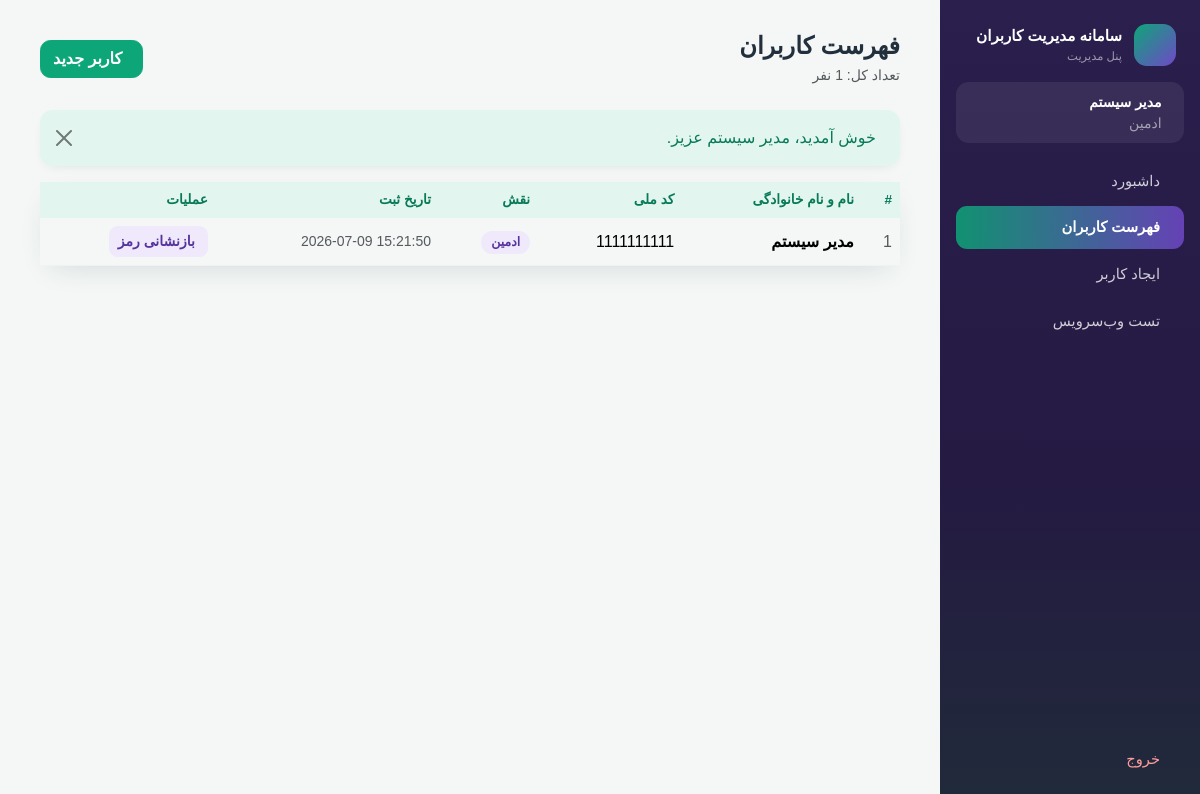
The app's page /users/list.php (signed in) with its own data.
### tables this page shows
CREATE TABLE IF NOT EXISTS `users` (
  `id` INT UNSIGNED NOT NULL AUTO_INCREMENT,
  `national_code` VARCHAR(10) NOT NULL,
  `first_name` VARCHAR(100) NOT NULL,
  `last_name` VARCHAR(100) NOT NULL,
  `password` VARCHAR(255) NOT NULL,
  `user_type` ENUM('admin','driver','operator','region') NOT NULL DEFAULT 'driver',
  `created_at` TIMESTAMP NOT NULL DEFAULT CURRENT_TIMESTAMP,
  `updated_at` TIMESTAMP NOT NULL DEFAULT CURRENT_TIMESTAMP ON UPDATE CURRENT_TIMESTAMP,
  PRIMARY KEY (`id`),
  UNIQUE KEY `uq_national_code` (`national_code`)
);

### config/db.php (called while the page is built, shortened)
<?php
function db(): PDO
{
    static $pdo = null;
    if ($pdo === null) {
        $dsn = 'mysql:host=' . DB_HOST . ';dbname=' . DB_NAME . ';charset=' . DB_CHARSET;
        try {
            $pdo = new PDO($dsn, DB_USER, DB_PASS, [
                PDO::ATTR_ERRMODE            => PDO::ERRMODE_EXCEPTION,
                PDO::ATTR_DEFAULT_FETCH_MODE => PDO::FETCH_ASSOC,
                PDO::ATTR_EMULATE_PREPARES   => false,
            ]);
        } catch (PDOException $e) {
            error_log('DB connection error: ' . $e->getMessage());
            http_response_code(500);
            exit('خطا در ارتباط با پایگاه داده. لطفاً بعداً تلاش کنید.');
        }
    }
    return $pdo;
}

### users/list.php (the view, shortened to what this page needs)
<?php
require_once __DIR__ . '/../config/db.php';
$users = [];
try {
    $users = db()->query('SELECT id, national_code, first_name, last_name, user_type, created_at FROM users ORDER BY id DESC')->fetchAll();
} catch (PDOException $e) {
    error_log('List users error: ' . $e->getMessage());
    set_flash('danger', 'خطایی در دریافت فهرست کاربران رخ داد.');
}
require __DIR__ . '/../includes/header.php';
?>
<div class="d-flex flex-wrap align-items-center justify-content-between gap-2 mb-4">
  <div>
    <h1 class="h4 fw-bold mb-1">فهرست کاربران</h1>
    <p class="text-muted small mb-0">تعداد کل: <?= e((string)count($users)) ?> نفر</p>
  </div>
  <a href="<?= BASE_URL ?>/users/create.php" class="btn btn-primary d-flex align-items-center gap-2">
    <span class="iconify" data-icon="solar:user-plus-rounded-bold"></span> کاربر جدید
  </a>
</div>
<?= render_flash() ?>
<div class="card panel-card">
  <div class="card-body p-0">
    <?php if ($users): ?>
    <div class="table-responsive">
      <table class="table table-hover align-middle mb-0">
        <thead>
          <tr>
            <th>#</th>
            <th>نام و نام خانوادگی</th>
            <th>کد ملی</th>
            <th>نقش</th>
            <th>تاریخ ثبت</th>
            <th class="text-start">عملیات</th>
          </tr>
        </thead>
        <tbody>
          <?php foreach ($users as $u): ?>
          <tr>
            <td class="text-muted"><?= e((string)$u['id']) ?></td>
            <td class="fw-bold"><?= e($u['first_name'] . ' ' . $u['last_name']) ?></td>
            <td class="ltr-text"><?= e($u['national_code']) ?></td>
            <td><span class="badge role-badge role-<?= e($u['user_type']) ?>"><?= e(user_type_label($u['user_type'])) ?></span></td>
            <td class="ltr-text text-muted small"><?= e($u['created_at']) ?></td>
            <td class="text-start">
              <a class="btn btn-sm btn-soft-purple d-inline-flex align-items-center gap-1"
                 href="<?= BASE_URL ?>/users/reset_password.php?id=<?= e((string)$u['id']) ?>">
                <span class="iconify" data-icon="solar:key-bold"></span> بازنشانی رمز
              </a>
            </td>
          </tr>
          <?php endforeach; ?>
        </tbody>
      </table>
    </div>
    <?php endif; ?>
  </div>
</div>
<?php require __DIR__ . '/../includes/footer.php'; ?>

### assets/css/style.css (style rules this page uses)
:root { --jade: #0da678; --jade-dark: #087a58; --jade-soft: #e2f6ef; --purple: #7048c8; --purple-dark: #56349e; --purple-soft: #efe9fb; --ink: #22303e; --dim: #7a8794; --surface: #f4f7f6; --card-radius: 1rem; --soft-shadow: 0 10px 30px -12px rgba(34, 48, 62, 0.18); --bs-primary: var(--jade); --bs-primary-rgb: 13, 166, 120; --bs-body-font-family: 'Vazirmatn', Tahoma, sans-serif; --bs-body-color: var(--ink); --bs-body-bg: var(--surface); }
* { font-family: 'Vazirmatn', Tahoma, sans-serif; }
body { background: var(--surface); color: var(--ink); }
.btn-primary { --bs-btn-bg: var(--jade); --bs-btn-border-color: var(--jade); --bs-btn-hover-bg: var(--jade-dark); --bs-btn-hover-border-color: var(--jade-dark); --bs-btn-active-bg: var(--jade-dark); --bs-btn-active-border-color: var(--jade-dark); --bs-btn-focus-shadow-rgb: 13, 166, 120; border-radius: .65rem; font-weight: 600; }
.btn-soft-purple { background: var(--purple-soft); color: var(--purple-dark); border: 1px solid transparent; border-radius: .55rem; font-weight: 600; }
.panel-card { border: 0; border-radius: var(--card-radius); box-shadow: var(--soft-shadow); background: #fff; }
.table thead th { background: var(--jade-soft); color: var(--jade-dark); font-weight: 700; font-size: .85rem; border: 0; white-space: nowrap; }
.table td { border-color: #f0f3f2; }
.ltr-text { direction: ltr; text-align: right; font-variant-numeric: tabular-nums; }
.role-badge { font-weight: 600; font-size: .78rem; padding: .4em .8em; border-radius: 2rem; }
.role-admin { background: var(--purple-soft); color: var(--purple-dark); }

### records on screen
users: id "1", first_name+last_name "مدیر سیستم", national_code "1111111111", user_type "ادمین", created_at "2026-07-09 15:21:50"

### other values on screen
APP_NAME "سامانه مدیریت کاربران"
$_SESSION['full_name'] "مدیر سیستم"
user_type_label($_SESSION['user_type'] ?? '') "ادمین"
$flash['message'] "خوش آمدید، مدیر سیستم عزیز."
